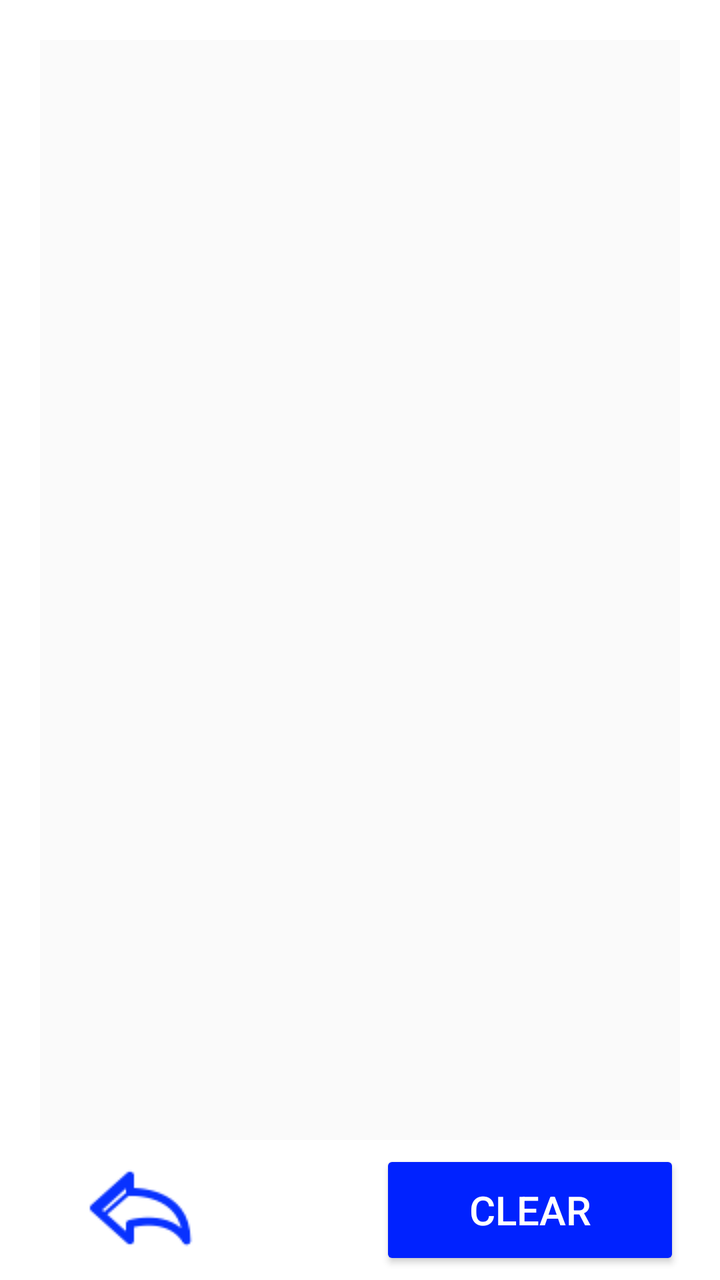
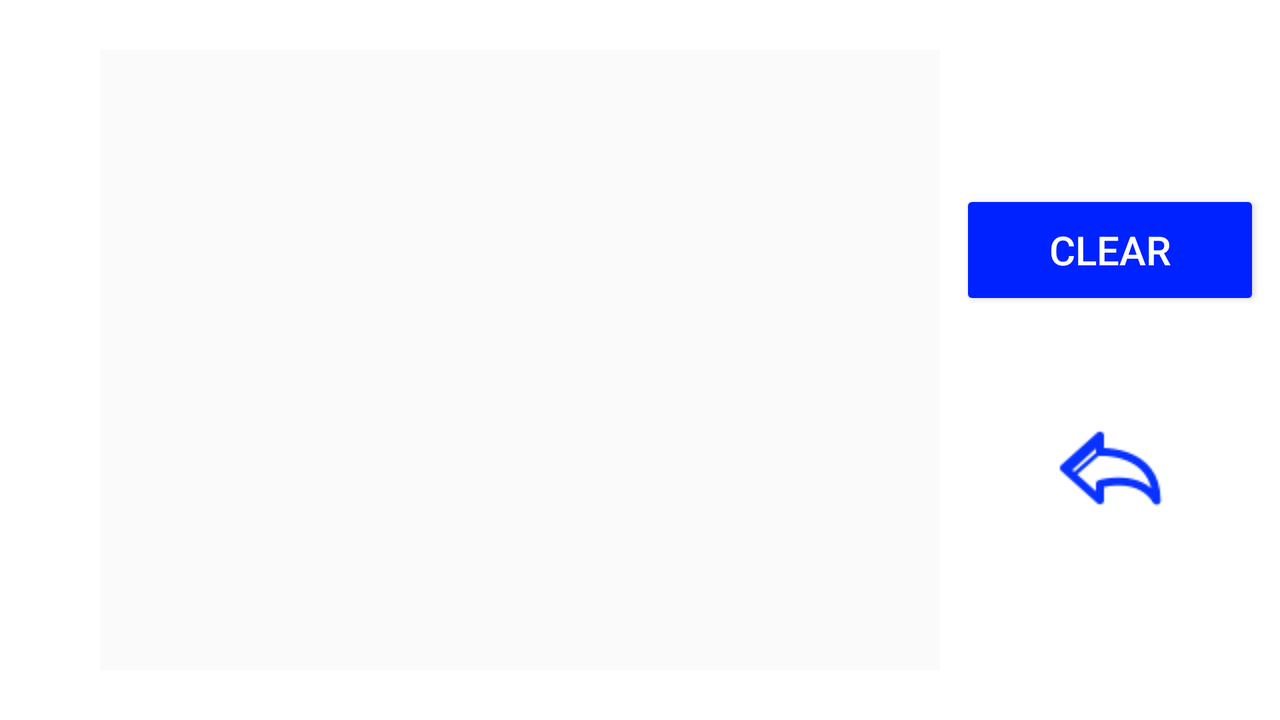

Compare how this app lays out the same screen by default and in its alternative resource folder. The renders come first, then the two layout files and the values they reference.
<!-- AndroidManifest.xml: application theme Theme.DiceCupCompulsory -->
<!-- res/layout/history_layout.xml -->
<?xml version="1.0" encoding="utf-8"?>
<RelativeLayout xmlns:android="http://schemas.android.com/apk/res/android"
    xmlns:app="http://schemas.android.com/apk/res-auto"
    xmlns:tools="http://schemas.android.com/tools"
    android:layout_width="match_parent"
    android:layout_height="match_parent"
    tools:context=".GUI.History.HistoryActivity"
    android:background="@color/white">

    <LinearLayout
        android:layout_width="match_parent"
        android:layout_height="match_parent"
        android:layout_above="@+id/llOptions"
        android:layout_marginTop="20dp"
        android:layout_marginStart="20dp"
        android:layout_marginEnd="20dp"
        android:background="@color/lightgrey">

        <androidx.recyclerview.widget.RecyclerView
            android:id="@+id/recyclerView"
            android:layout_width="match_parent"
            android:layout_height="match_parent"
            android:scrollbars="vertical"
            android:foreground="@drawable/history_background_border"/>

    </LinearLayout>


    <LinearLayout
        android:id="@+id/llOptions"
        android:layout_width="match_parent"
        android:layout_height="70dp"
        android:orientation="horizontal"
        android:gravity="center"
        android:layout_alignParentBottom="true">

        <ImageButton
            android:layout_width="100dp"
            android:layout_height="60dp"
            android:src="@drawable/back"
            android:layout_marginEnd="70dp"
            android:backgroundTint="@color/white"
            android:onClick="onClickBack"/>

        <Button
            android:layout_width="150dp"
            android:layout_height="60dp"
            android:onClick="onClickClear"
            android:backgroundTint="@color/blue"
            android:text="@string/clear"
            android:textColor="@color/white"
            android:textSize="20sp" />
    </LinearLayout>

</RelativeLayout>
<!-- resources referenced by this layout -->
<resources>
  <color name="blue">#0022FF</color>
  <color name="lightgrey">#FAFAFA</color>
  <color name="white">#FFFFFFFF</color>
  <!-- drawable back: png bitmap (drawable, 1868 bytes) -->
  <string name="clear">Clear</string>
  <style name="Theme.DiceCupCompulsory" parent="Theme.MaterialComponents.DayNight.NoActionBar">
          
          <item name="colorPrimary">@color/purple_500</item>
          <item name="colorPrimaryVariant">@color/purple_700</item>
          <item name="colorOnPrimary">@color/white</item>
          
          <item name="colorSecondary">@color/teal_200</item>
          <item name="colorSecondaryVariant">@color/teal_700</item>
          <item name="colorOnSecondary">@color/black</item>
          
          <item name="android:statusBarColor" tools:targetApi="l">?attr/colorPrimaryVariant</item>
          
      </style>
  <color name="purple_500">#FF6200EE</color>
  <color name="purple_700">#FF3700B3</color>
  <color name="teal_200">#FF03DAC5</color>
  <color name="teal_700">#FF018786</color>
  <color name="black">#FF000000</color>
</resources>
<!-- res/layout-land/history_layout.xml (the author's variant of the layout above) -->
<!-- drawn on the phone turned sideways -->
<?xml version="1.0" encoding="utf-8"?>
<RelativeLayout xmlns:android="http://schemas.android.com/apk/res/android"
    xmlns:app="http://schemas.android.com/apk/res-auto"
    xmlns:tools="http://schemas.android.com/tools"
    android:layout_width="match_parent"
    android:layout_height="match_parent"
    tools:context=".GUI.History.HistoryActivity"
    android:background="@color/white">

    <LinearLayout
        android:id="@+id/llHistory"
        android:layout_width="420dp"
        android:layout_height="match_parent"
        android:layout_marginTop="25dp"
        android:layout_marginStart="50dp"
        android:layout_marginBottom="25dp"
        android:orientation="horizontal"
        android:background="@color/lightgrey"
        android:foreground="@drawable/history_background_border">

        <androidx.recyclerview.widget.RecyclerView
            android:id="@+id/recyclerView"
            android:layout_width="match_parent"
            android:layout_height="match_parent"
            android:scrollbars="vertical"/>
    </LinearLayout>

    <LinearLayout
        android:id="@+id/llOptions"
        android:layout_width="match_parent"
        android:layout_height="match_parent"
        android:orientation="vertical"
        android:gravity="center"
        android:layout_toEndOf="@+id/llHistory"
        android:layout_alignParentEnd="true">

        <Button
            android:layout_width="150dp"
            android:layout_height="60dp"
            android:onClick="onClickClear"
            android:backgroundTint="@color/blue"
            android:text="@string/clear"
            android:layout_marginBottom="25dp"
            android:textSize="20sp"
            android:textColor="@color/white"/>

        <ImageButton
            android:layout_width="100dp"
            android:layout_height="60dp"
            android:src="@drawable/back"
            android:backgroundTint="@color/white"
            android:layout_marginTop="25dp"
            android:onClick="onClickBack"/>
    </LinearLayout>
</RelativeLayout>
